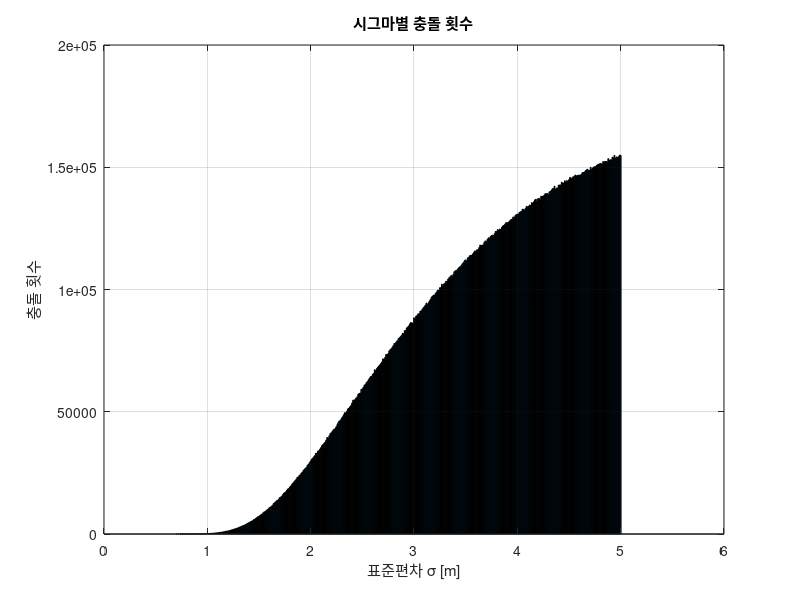

The MATLAB source for this figure:
%==========================================================================  
% eVTOL 중심간 충돌 확률 및 충돌 개수 Monte Carlo 시뮬레이션  
%==========================================================================  
% 기본 파라미터 설정  
D          = 10;                 % eVTOL 최대 길이 [m]  
dist_crit  = 1.5 * D;            % 기준 중심 간 거리 [m]  
num_trials = 100000;             % Monte Carlo 반복 횟수  
sigma_list = 0.01:0.01:5.0;      % 테스트할 σ 리스트 [m] (0.01m 간격)  
group_size = 1000;
num_trials = 1e6;
num_groups = num_trials / group_size;

  
% 충돌 개수 저장용
collision_counts = zeros(size(sigma_list));

for i = 1:length(sigma_list)
    sigma = sigma_list(i);

    % 위치 오차 적용
    x1 = randn(num_trials, 1) * sigma;
    y1 = randn(num_trials, 1) * sigma;
    x2 = dist_crit + randn(num_trials, 1) * sigma;
    y2 = randn(num_trials, 1) * sigma;

    % 거리 계산
    distance = sqrt((x1 - x2).^2 + (y1 - y2).^2);

    % 충돌 횟수 계산
    collision_counts(i) = sum(distance < D);
    collision_rates(i)  = collision_counts(i) / num_trials * 100; 
end

% 신뢰도 조건에 해당하는 최대 σ 찾기
p95 = 5;   % 충돌률 5% → 신뢰도 95%
p99 = 1;   % 충돌률 1% → 신뢰도 99%

idx_95 = find(collision_rates <= p95, 1, 'last');
idx_99 = find(collision_rates <= p99, 1, 'last');

fprintf('\n--- 신뢰도 결과 ---\n');
if ~isempty(idx_95)
    fprintf('95%% 신뢰도: σ ≤ %.2f m (충돌률 %.2f%%)\n', sigma_list(idx_95), collision_rates(idx_95));
else
    fprintf('95%% 신뢰도 만족하는 σ 없음\n');
end

if ~isempty(idx_99)
    fprintf('99%% 신뢰도: σ ≤ %.2f m (충돌률 %.2f%%)\n', sigma_list(idx_99), collision_rates(idx_99));
else
    fprintf('99%% 신뢰도 만족하는 σ 없음\n');
end

%시각화
figure;
bar(sigma_list, collision_counts);
xlabel('표준편차 σ [m]');
ylabel('충돌 횟수');
title('시그마별 충돌 횟수');
grid on;
